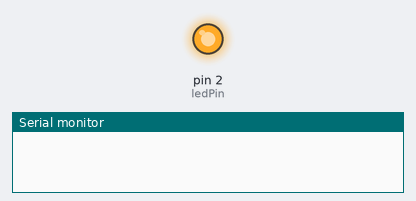
Bench run of a sketch on a simulated Arduino Uno, built with avr-gcc and run on an emulated ATmega328P. Shown: output pins drawn as LEDs (lit = HIGH), the last lines printed to the serial monitor.

Above: at 2.0 s.
At 6.0 s:
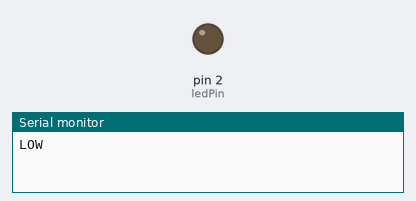
Timing chart, 0 to 10.4 s (numbered marks = the images above):
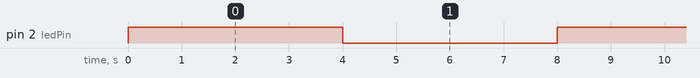

Measured:
- by itself, pin 2 (ledPin): alternates HIGH for 4.0 s and LOW for 4.0 s

The sketch:

Main.ino
```cpp
int ledPin = 2;
int i=0;
void setup() {
  // put your setup code here, to run once:
  pinMode(ledPin, OUTPUT);
  Serial.begin(9600);
}

void loop() {
  // put your main code here, to run repeatedly:
  digitalWrite(ledPin, HIGH);
  delay(4000);
  Serial.println("LOW");
  digitalWrite(ledPin, LOW);
  delay(4000);
  Serial.println("HIGH");
}
```
